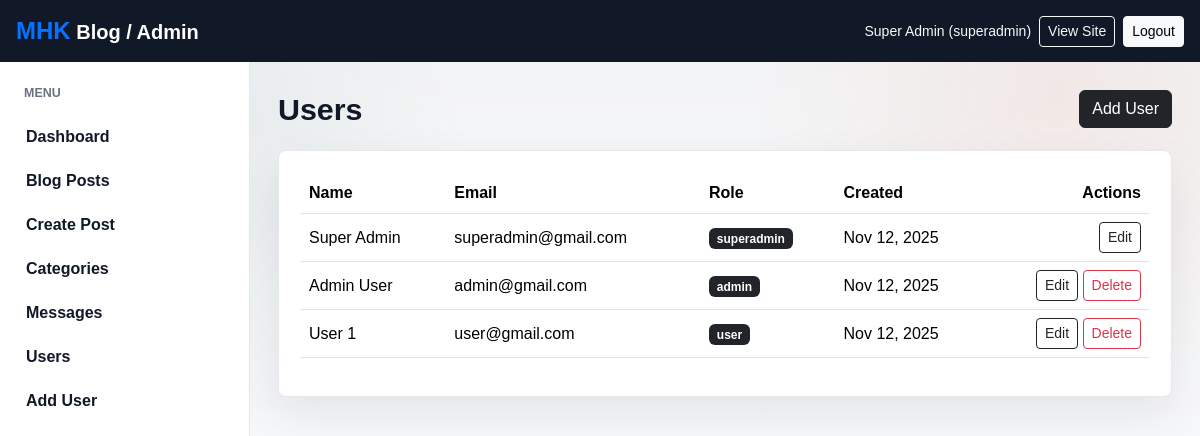
/admin/all-users.php (signed in), run on an earlier commit of the app's database.
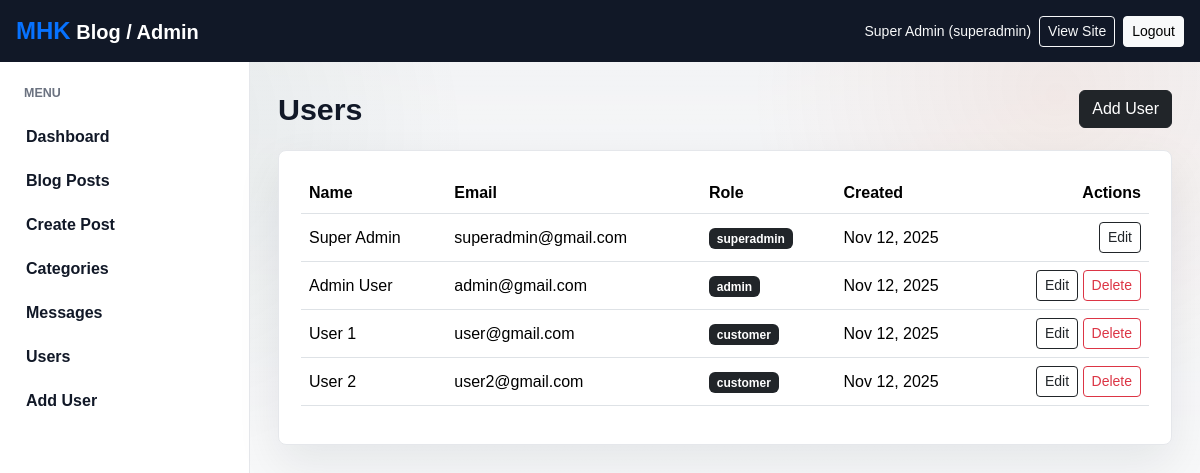
And on a later commit of the database.
### tables this page shows
CREATE TABLE users (
    id INT AUTO_INCREMENT PRIMARY KEY,
    name VARCHAR(100),
    email VARCHAR(100) UNIQUE,
    password VARCHAR(255),
    role ENUM('superadmin','admin','customer') DEFAULT 'customer',
    created_at TIMESTAMP DEFAULT CURRENT_TIMESTAMP
);

### config/functions.php (called while the page is built, shortened)
<?php
function url(string $path = ''): string
{
    return BASE_URL . ltrim($path, '/');
}
function e(?string $value): string
{
    return htmlspecialchars((string) $value, ENT_QUOTES, 'UTF-8');
}
function currentUserIsSuperAdmin(): bool
{
    return ($_SESSION['user_role'] ?? '') === ROLE_SUPER;
}
?>

### admin/all-users.php (the view, shortened to what this page needs)
<?php
require_once __DIR__ . '/../config/connection.php';
require_once __DIR__ . '/../config/functions.php';
$users = $conn->query('SELECT id, name, email, role, created_at FROM users ORDER BY created_at DESC');
include __DIR__ . '/../includes/head.php';
include __DIR__ . '/navbar.php';
?>
<div class="admin-layout">
    <?php include __DIR__ . '/sidebar.php'; ?>
    <main class="admin-content">
        <div class="admin-heading">
            <h1>Users</h1>
            <a href="<?= url('admin/add-user.php'); ?>" class="btn btn-dark">Add User</a>
        </div>
        <div class="content-panel table-responsive">
            <table class="table align-middle">
                <thead><tr><th>Name</th><th>Email</th><th>Role</th><th>Created</th><th class="text-end">Actions</th></tr></thead>
                <tbody>
                <?php while ($user = $users->fetch_assoc()): ?>
                    <tr>
                        <td><?= e($user['name']); ?></td>
                        <td><?= e($user['email']); ?></td>
                        <td><span class="badge text-bg-dark"><?= e($user['role']); ?></span></td>
                        <td><?= date('M d, Y', strtotime($user['created_at'])); ?></td>
                        <td class="text-end">
                            <a href="<?= url('admin/edit-user.php?id=' . (int) $user['id']); ?>" class="btn btn-sm btn-outline-dark">Edit</a>
                            <?php if ((int) $user['id'] !== (int) $_SESSION['user_id']): ?>
                                <form action="<?= url('admin/delete-user.php'); ?>" method="POST" class="d-inline" onsubmit="return confirm('Delete this user?')">
                                    <button class="btn btn-sm btn-outline-danger" type="submit">Delete</button>
                                </form>
                            <?php endif; ?>
                        </td>
                    </tr>
                <?php endwhile; ?>
                </tbody>
            </table>
        </div>
    </main>
</div>
<?php include __DIR__ . '/../includes/footer-script.php'; ?>

### includes/head.php (shortened to what this page needs)
<?php
require_once __DIR__ . '/../config/functions.php';
?>
<!DOCTYPE html>
<html lang="en">
<head>
    <link rel="stylesheet" href="<?= url('assets/css/bootstrap.min.css'); ?>">
    <link rel="stylesheet" href="<?= url('assets/css/style.css'); ?>">
</head>
<body class="admin-body">

### admin/navbar.php (shortened to what this page needs)
<nav class="navbar navbar-expand-lg navbar-dark admin-navbar px-3">
    <a class="navbar-brand fw-bold" href="<?= url('admin/index.php'); ?>"><span style="color: #0772ff; font-weight: bold; font-size: 1.5rem;">MHK</span> Blog / Admin</a>
    <div class="ms-auto d-flex align-items-center gap-2 text-light">
        <span class="small d-none d-md-inline"><?= e($_SESSION['user_name'] ?? 'Admin'); ?> (<?= e($_SESSION['user_role'] ?? ''); ?>)</span>
        <a href="<?= url(); ?>" class="btn btn-sm btn-outline-light">View Site</a>
        <a href="<?= url('logout.php'); ?>" class="btn btn-sm btn-light">Logout</a>
    </div>
</nav>

### admin/sidebar.php
<aside class="admin-sidebar">
    <div class="sidebar-title">Menu</div>
    <a href="<?= url('admin/index.php'); ?>">Dashboard</a>
    <a href="<?= url('admin/all-blogs.php'); ?>">Blog Posts</a>
    <a href="<?= url('admin/add-blog.php'); ?>">Create Post</a>
    <a href="<?= url('admin/all-categories.php'); ?>">Categories</a>
    <a href="<?= url('admin/messages.php'); ?>">Messages</a>
    <?php if (currentUserIsSuperAdmin()): ?>
        <a href="<?= url('admin/all-users.php'); ?>">Users</a>
        <a href="<?= url('admin/add-user.php'); ?>">Add User</a>
    <?php endif; ?>
</aside>

### includes/footer-script.php (shortened to what this page needs)
</body>
</html>

### assets/css/style.css (style rules this page uses)
:root { --ink: #111827; --muted: #6b7280; --line: #e5e7eb; --paper: #ffffff; --soft: #f5f7f2; --accent: #2f5d50; --gold: #d9a441; --coral: #d86f45; --sky: #e8f1f5; }
* { letter-spacing: 0; }
body { color: var(--ink); background: #fbfbf8; font-family: Arial, Helvetica, sans-serif; }
body::before { content: ""; position: fixed; inset: 0; pointer-events: none; background: radial-gradient(circle at 12% 18%, rgba(47, 93, 80, 0.08), transparent 26%), radial-gradient(circle at 88% 12%, rgba(216, 111, 69, 0.09), transparent 24%), linear-gradient(180deg, rgba(255, 255, 255, 0), rgba(255, 255, 255, 0.65)); z-index: -1; }
.navbar { backdrop-filter: blur(10px); }
.hero-panel, .contact-form, .auth-card, .content-panel, .stat-card { background: var(--paper); border: 1px solid var(--line); border-radius: 8px; box-shadow: 0 18px 45px rgba(17, 24, 39, 0.08); }
.admin-body { background: #f3f4f6; }
.admin-navbar { background: var(--ink); }
.admin-layout { display: flex; min-height: calc(100vh - 56px); }
.admin-sidebar { width: 250px; flex: 0 0 250px; background: #fff; border-right: 1px solid var(--line); padding: 22px 14px; }
.sidebar-title { color: var(--muted); font-size: 0.78rem; font-weight: 700; text-transform: uppercase; margin: 0 10px 12px; }
.admin-sidebar a { display: block; color: var(--ink); text-decoration: none; padding: 10px 12px; border-radius: 8px; font-weight: 700; }
.admin-content { flex: 1; padding: 28px; min-width: 0; }
.admin-heading { display: flex; align-items: center; justify-content: space-between; gap: 16px; margin-bottom: 22px; }
.admin-heading h1 { margin: 0; font-size: 1.9rem; font-weight: 800; }
.content-panel { padding: 22px; }

What changed in the data, as far as the page shows it:
changed users "User 1": role "user" → "customer"
added users: name "User 2", email "user2@gmail.com", role "customer", created_at "Nov 12, 2025"
